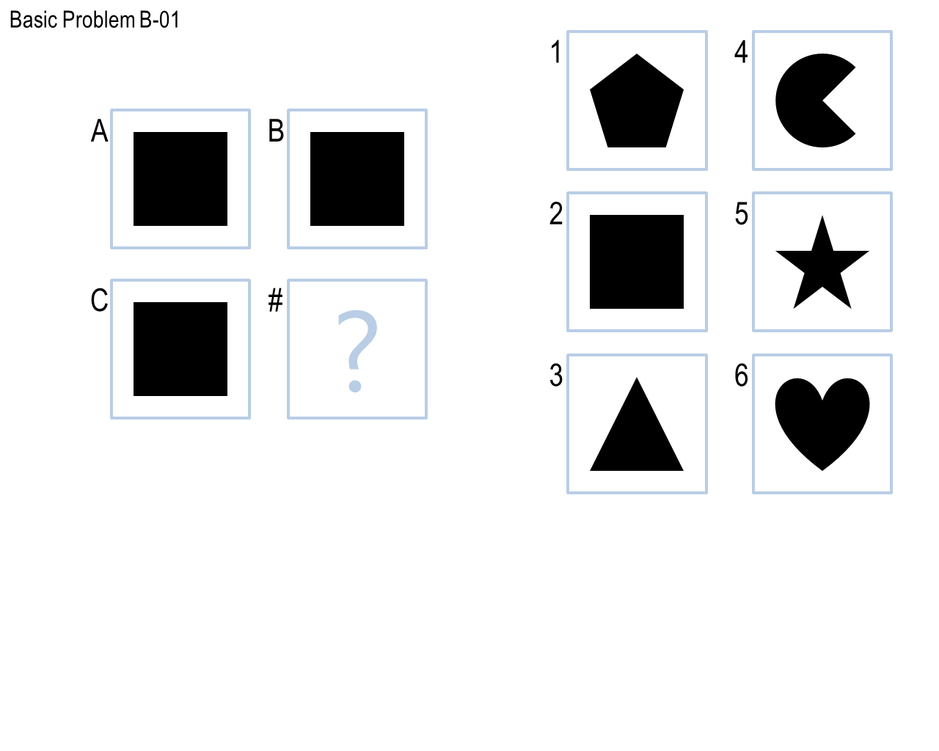
#> input picture Problems/Basic Problems B/Basic Problem B-01/Basic Problem B-01.PNG, 939 x 751 px, shrunk from 1280 x 1024 before the run
$ python -i ImageUtils.py   (imports and definitions only)
#> lines starting #> are read from the running program, lines starting #| are printed output that depends on the picture; after the words box and inside, x2 and y2 are one past the last pixel; in counts of white or black regions, pixels touching at a corner belong together
__author__ = 'imuchnik'

import time

from PIL import Image, ImageChops, ImageOps, ImageStat, ImageFilter
import math, operator

class ImageUtils:

    # [49 lines left out: functions findOffset, findFirstBlackPixel, add_images, diff_images, isEqual, not called in this run]

    def invertGrayScaleImage(self, image):
        inverted = Image.new("1", image.size, "white")
        for x in range(0, image.size[1]):
            for y in range(0, image.size[0]):
                p1 = image.getpixel((x, y))
                if (p1 == 0):
                    inverted.putpixel((x, y), 255)
                else:
                    inverted.putpixel((x, y), 0)

        return inverted

    # [19 lines left out: function compareImages, not called in this run]

>>> from PIL import Image
>>> picture = Image.open('Problems/Basic Problems B/Basic Problem B-01/Basic Problem B-01.PNG')
#> picture is the input picture: PIL image 939x751 RGB; mean R, G, B 230.9, 231.4, 232
>>> result = ImageUtils().invertGrayScaleImage(picture)
#> in invertGrayScaleImage, `inverted = Image.new("1", image.size, "white")`: inverted: PIL image 939x751 1; every value is 1
#> after the loop in invertGrayScaleImage, `for x in range(0, image.size[1]):`:
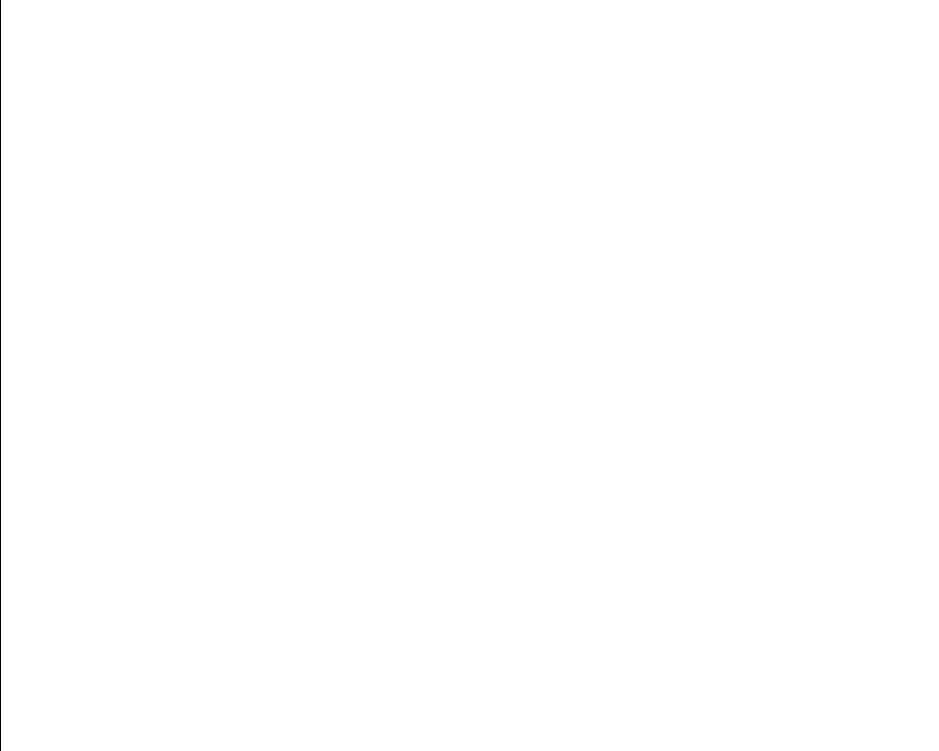
#> inverted: PIL image 939x751 1; 99.9% white; black in thin lines or dots, all inside (x1, y1, x2, y2) = (0, 0, 1, 751)
#> (the run stopped early here; a loop or call above may not have finished)
